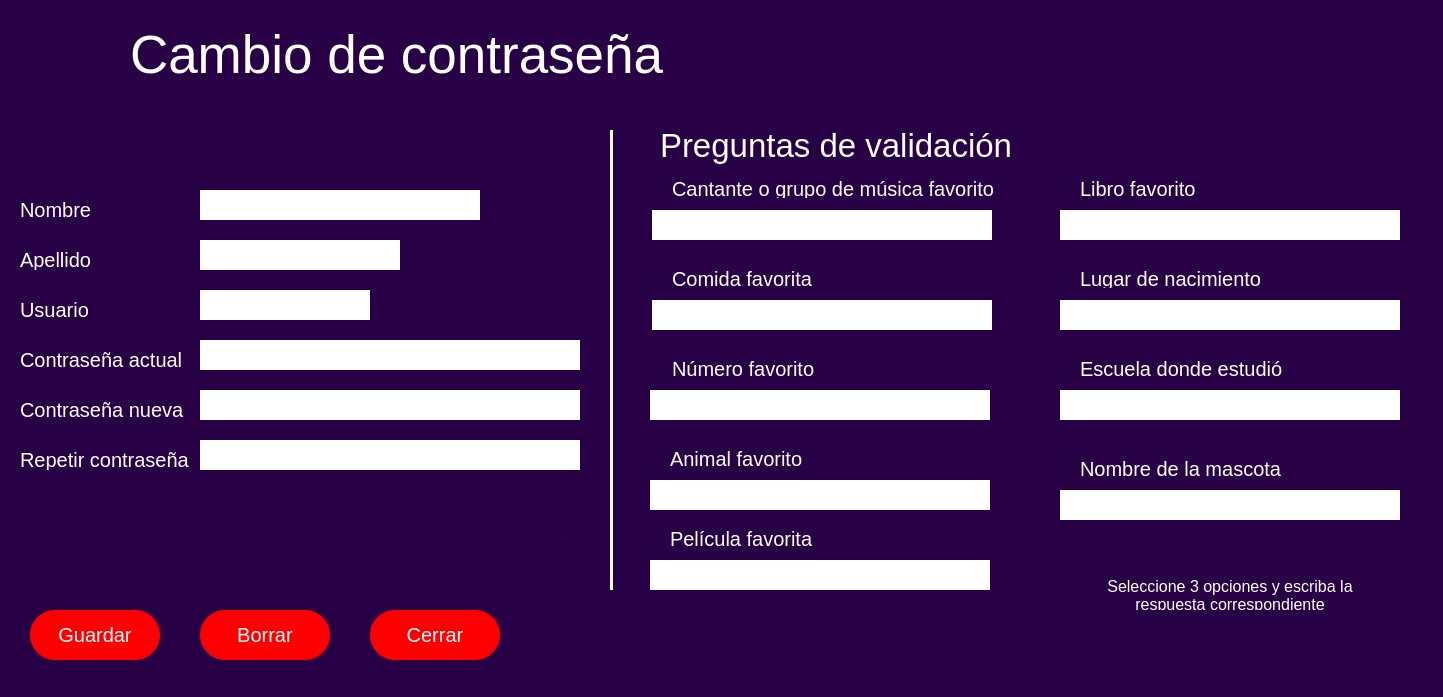
<?xml version="1.0" encoding="UTF-8"?>
<ui version="4.0">
 <class>frmCambioContrasenia</class>
 <widget class="QMainWindow" name="frmCambioContrasenia">
  <property name="geometry">
   <rect>
    <x>0</x>
    <y>0</y>
    <width>1443</width>
    <height>697</height>
   </rect>
  </property>
  <property name="windowTitle">
   <string>MainWindow</string>
  </property>
  <property name="windowOpacity">
   <double>0.000000000000000</double>
  </property>
  <property name="styleSheet">
   <string notr="true">background-color: rgb(40, 0, 70); border-radius: 50px;</string>
  </property>
  <widget class="QWidget" name="centralwidget">
   <widget class="QLabel" name="label">
    <property name="geometry">
     <rect>
      <x>20</x>
      <y>200</y>
      <width>80</width>
      <height>20</height>
     </rect>
    </property>
    <property name="font">
     <font>
      <pointsize>15</pointsize>
     </font>
    </property>
    <property name="styleSheet">
     <string notr="true">color: white;</string>
    </property>
    <property name="text">
     <string>Nombre</string>
    </property>
   </widget>
   <widget class="QLabel" name="label_2">
    <property name="geometry">
     <rect>
      <x>20</x>
      <y>250</y>
      <width>80</width>
      <height>20</height>
     </rect>
    </property>
    <property name="font">
     <font>
      <pointsize>15</pointsize>
     </font>
    </property>
    <property name="styleSheet">
     <string notr="true">color: white;</string>
    </property>
    <property name="text">
     <string>Apellido</string>
    </property>
   </widget>
   <widget class="QLabel" name="label_3">
    <property name="geometry">
     <rect>
      <x>20</x>
      <y>300</y>
      <width>80</width>
      <height>20</height>
     </rect>
    </property>
    <property name="font">
     <font>
      <pointsize>15</pointsize>
     </font>
    </property>
    <property name="styleSheet">
     <string notr="true">color: white;</string>
    </property>
    <property name="text">
     <string>Usuario</string>
    </property>
   </widget>
   <widget class="QLabel" name="label_4">
    <property name="geometry">
     <rect>
      <x>20</x>
      <y>400</y>
      <width>170</width>
      <height>20</height>
     </rect>
    </property>
    <property name="font">
     <font>
      <pointsize>15</pointsize>
     </font>
    </property>
    <property name="styleSheet">
     <string notr="true">color: white;</string>
    </property>
    <property name="text">
     <string>Contraseña nueva</string>
    </property>
   </widget>
   <widget class="QLabel" name="label_5">
    <property name="geometry">
     <rect>
      <x>20</x>
      <y>450</y>
      <width>180</width>
      <height>20</height>
     </rect>
    </property>
    <property name="font">
     <font>
      <pointsize>15</pointsize>
     </font>
    </property>
    <property name="styleSheet">
     <string notr="true">color: white;</string>
    </property>
    <property name="text">
     <string>Repetir contraseña</string>
    </property>
   </widget>
   <widget class="QLabel" name="label_6">
    <property name="geometry">
     <rect>
      <x>130</x>
      <y>30</y>
      <width>540</width>
      <height>50</height>
     </rect>
    </property>
    <property name="font">
     <font>
      <pointsize>40</pointsize>
      <italic>false</italic>
     </font>
    </property>
    <property name="styleSheet">
     <string notr="true">color: white;</string>
    </property>
    <property name="text">
     <string>Cambio de contraseña</string>
    </property>
   </widget>
   <widget class="QLabel" name="label_7">
    <property name="geometry">
     <rect>
      <x>20</x>
      <y>350</y>
      <width>170</width>
      <height>20</height>
     </rect>
    </property>
    <property name="font">
     <font>
      <pointsize>15</pointsize>
     </font>
    </property>
    <property name="styleSheet">
     <string notr="true">color: white;</string>
    </property>
    <property name="text">
     <string>Contraseña actual</string>
    </property>
   </widget>
   <widget class="QLineEdit" name="txtNombre">
    <property name="enabled">
     <bool>false</bool>
    </property>
    <property name="geometry">
     <rect>
      <x>200</x>
      <y>190</y>
      <width>280</width>
      <height>30</height>
     </rect>
    </property>
    <property name="font">
     <font>
      <pointsize>15</pointsize>
     </font>
    </property>
    <property name="styleSheet">
     <string notr="true">background-color: white; color black; border-radius: 0px;</string>
    </property>
    <property name="text">
     <string/>
    </property>
    <property name="echoMode">
     <enum>QLineEdit::Normal</enum>
    </property>
   </widget>
   <widget class="QLineEdit" name="txtApellido">
    <property name="enabled">
     <bool>false</bool>
    </property>
    <property name="geometry">
     <rect>
      <x>200</x>
      <y>240</y>
      <width>200</width>
      <height>30</height>
     </rect>
    </property>
    <property name="font">
     <font>
      <pointsize>15</pointsize>
     </font>
    </property>
    <property name="styleSheet">
     <string notr="true">background-color: white; color black; border-radius: 0px;</string>
    </property>
    <property name="text">
     <string/>
    </property>
   </widget>
   <widget class="QLineEdit" name="txtContraseniaActual">
    <property name="geometry">
     <rect>
      <x>200</x>
      <y>340</y>
      <width>380</width>
      <height>30</height>
     </rect>
    </property>
    <property name="font">
     <font>
      <pointsize>15</pointsize>
     </font>
    </property>
    <property name="styleSheet">
     <string notr="true">background-color: white; color black; border-radius: 0px;</string>
    </property>
    <property name="text">
     <string/>
    </property>
    <property name="echoMode">
     <enum>QLineEdit::Password</enum>
    </property>
   </widget>
   <widget class="QLineEdit" name="txtContraseniaNueva">
    <property name="geometry">
     <rect>
      <x>200</x>
      <y>390</y>
      <width>380</width>
      <height>30</height>
     </rect>
    </property>
    <property name="font">
     <font>
      <pointsize>15</pointsize>
     </font>
    </property>
    <property name="styleSheet">
     <string notr="true">background-color: white; color black; border-radius: 0px;</string>
    </property>
    <property name="text">
     <string/>
    </property>
    <property name="echoMode">
     <enum>QLineEdit::Password</enum>
    </property>
   </widget>
   <widget class="QLineEdit" name="txtContraseniaRepetir">
    <property name="geometry">
     <rect>
      <x>200</x>
      <y>440</y>
      <width>380</width>
      <height>30</height>
     </rect>
    </property>
    <property name="font">
     <font>
      <pointsize>15</pointsize>
     </font>
    </property>
    <property name="styleSheet">
     <string notr="true">background-color: white; color black; border-radius: 0px;</string>
    </property>
    <property name="text">
     <string/>
    </property>
    <property name="echoMode">
     <enum>QLineEdit::Password</enum>
    </property>
   </widget>
   <widget class="QLineEdit" name="txtUsuario">
    <property name="enabled">
     <bool>false</bool>
    </property>
    <property name="geometry">
     <rect>
      <x>200</x>
      <y>290</y>
      <width>170</width>
      <height>30</height>
     </rect>
    </property>
    <property name="font">
     <font>
      <pointsize>15</pointsize>
     </font>
    </property>
    <property name="styleSheet">
     <string notr="true">background-color: white; color black; border-radius: 0px;</string>
    </property>
    <property name="text">
     <string/>
    </property>
   </widget>
   <widget class="QToolButton" name="toolButton">
    <property name="geometry">
     <rect>
      <x>550</x>
      <y>530</y>
      <width>22</width>
      <height>20</height>
     </rect>
    </property>
    <property name="text">
     <string>...</string>
    </property>
   </widget>
   <widget class="QPushButton" name="btnGuardar">
    <property name="geometry">
     <rect>
      <x>30</x>
      <y>610</y>
      <width>130</width>
      <height>50</height>
     </rect>
    </property>
    <property name="font">
     <font>
      <pointsize>15</pointsize>
     </font>
    </property>
    <property name="styleSheet">
     <string notr="true">background-color: rgb(255, 0, 0); border-radius: 25px; color: white;</string>
    </property>
    <property name="text">
     <string>Guardar</string>
    </property>
   </widget>
   <widget class="QPushButton" name="btnBorrar">
    <property name="geometry">
     <rect>
      <x>200</x>
      <y>610</y>
      <width>130</width>
      <height>50</height>
     </rect>
    </property>
    <property name="font">
     <font>
      <pointsize>15</pointsize>
     </font>
    </property>
    <property name="styleSheet">
     <string notr="true">background-color: rgb(255, 0, 0); border-radius: 25px; color: white;</string>
    </property>
    <property name="text">
     <string>Borrar</string>
    </property>
   </widget>
   <widget class="QPushButton" name="btnCerrar">
    <property name="geometry">
     <rect>
      <x>370</x>
      <y>610</y>
      <width>130</width>
      <height>50</height>
     </rect>
    </property>
    <property name="font">
     <font>
      <pointsize>15</pointsize>
     </font>
    </property>
    <property name="styleSheet">
     <string notr="true">background-color: rgb(255, 0, 0); border-radius: 25px; color: white;</string>
    </property>
    <property name="text">
     <string>Cerrar</string>
    </property>
   </widget>
   <widget class="QPushButton" name="pushButton">
    <property name="geometry">
     <rect>
      <x>30</x>
      <y>30</y>
      <width>70</width>
      <height>70</height>
     </rect>
    </property>
    <property name="text">
     <string/>
    </property>
    <property name="icon">
     <iconset>
      <normalon>:/Imagenes/Configuracion_usuarios.png</normalon>
     </iconset>
    </property>
    <property name="iconSize">
     <size>
      <width>70</width>
      <height>70</height>
     </size>
    </property>
   </widget>
   <widget class="Line" name="line">
    <property name="geometry">
     <rect>
      <x>610</x>
      <y>130</y>
      <width>3</width>
      <height>460</height>
     </rect>
    </property>
    <property name="styleSheet">
     <string notr="true">background-color: white;</string>
    </property>
    <property name="lineWidth">
     <number>1</number>
    </property>
    <property name="orientation">
     <enum>Qt::Vertical</enum>
    </property>
   </widget>
   <widget class="QLabel" name="label_8">
    <property name="geometry">
     <rect>
      <x>660</x>
      <y>120</y>
      <width>540</width>
      <height>50</height>
     </rect>
    </property>
    <property name="font">
     <font>
      <pointsize>25</pointsize>
      <italic>false</italic>
     </font>
    </property>
    <property name="styleSheet">
     <string notr="true">color: white;</string>
    </property>
    <property name="text">
     <string>Preguntas de validación</string>
    </property>
   </widget>
   <widget class="QCheckBox" name="chkMusica">
    <property name="geometry">
     <rect>
      <x>652</x>
      <y>180</y>
      <width>350</width>
      <height>18</height>
     </rect>
    </property>
    <property name="font">
     <font>
      <pointsize>15</pointsize>
     </font>
    </property>
    <property name="styleSheet">
     <string notr="true">color:white;</string>
    </property>
    <property name="text">
     <string>Cantante o grupo de música favorito</string>
    </property>
   </widget>
   <widget class="QLineEdit" name="txtMusica">
    <property name="geometry">
     <rect>
      <x>652</x>
      <y>210</y>
      <width>340</width>
      <height>30</height>
     </rect>
    </property>
    <property name="font">
     <font>
      <pointsize>15</pointsize>
     </font>
    </property>
    <property name="styleSheet">
     <string notr="true">background-color: white; color black; border-radius: 0px;</string>
    </property>
    <property name="text">
     <string/>
    </property>
    <property name="echoMode">
     <enum>QLineEdit::Password</enum>
    </property>
   </widget>
   <widget class="QCheckBox" name="chkComida">
    <property name="geometry">
     <rect>
      <x>652</x>
      <y>270</y>
      <width>180</width>
      <height>18</height>
     </rect>
    </property>
    <property name="font">
     <font>
      <pointsize>15</pointsize>
     </font>
    </property>
    <property name="styleSheet">
     <string notr="true">color:white;</string>
    </property>
    <property name="text">
     <string>Comida favorita</string>
    </property>
   </widget>
   <widget class="QLineEdit" name="txtComida">
    <property name="geometry">
     <rect>
      <x>652</x>
      <y>300</y>
      <width>340</width>
      <height>30</height>
     </rect>
    </property>
    <property name="font">
     <font>
      <pointsize>15</pointsize>
     </font>
    </property>
    <property name="styleSheet">
     <string notr="true">background-color: white; color black; border-radius: 0px;</string>
    </property>
    <property name="text">
     <string/>
    </property>
    <property name="echoMode">
     <enum>QLineEdit::Password</enum>
    </property>
   </widget>
   <widget class="QCheckBox" name="chkNumero">
    <property name="geometry">
     <rect>
      <x>652</x>
      <y>360</y>
      <width>180</width>
      <height>18</height>
     </rect>
    </property>
    <property name="font">
     <font>
      <pointsize>15</pointsize>
     </font>
    </property>
    <property name="styleSheet">
     <string notr="true">color:white;</string>
    </property>
    <property name="text">
     <string>Número favorito</string>
    </property>
   </widget>
   <widget class="QLineEdit" name="txtNumero">
    <property name="geometry">
     <rect>
      <x>650</x>
      <y>390</y>
      <width>340</width>
      <height>30</height>
     </rect>
    </property>
    <property name="font">
     <font>
      <pointsize>15</pointsize>
     </font>
    </property>
    <property name="styleSheet">
     <string notr="true">background-color: white; color black; border-radius: 0px;</string>
    </property>
    <property name="text">
     <string/>
    </property>
    <property name="echoMode">
     <enum>QLineEdit::Password</enum>
    </property>
   </widget>
   <widget class="QCheckBox" name="chkAnimal">
    <property name="geometry">
     <rect>
      <x>650</x>
      <y>450</y>
      <width>180</width>
      <height>18</height>
     </rect>
    </property>
    <property name="font">
     <font>
      <pointsize>15</pointsize>
     </font>
    </property>
    <property name="styleSheet">
     <string notr="true">color:white;</string>
    </property>
    <property name="text">
     <string>Animal favorito</string>
    </property>
   </widget>
   <widget class="QLineEdit" name="txtAnimal">
    <property name="geometry">
     <rect>
      <x>650</x>
      <y>480</y>
      <width>340</width>
      <height>30</height>
     </rect>
    </property>
    <property name="font">
     <font>
      <pointsize>15</pointsize>
     </font>
    </property>
    <property name="styleSheet">
     <string notr="true">background-color: white; color black; border-radius: 0px;</string>
    </property>
    <property name="text">
     <string/>
    </property>
    <property name="echoMode">
     <enum>QLineEdit::Password</enum>
    </property>
   </widget>
   <widget class="QCheckBox" name="chkPelicula">
    <property name="geometry">
     <rect>
      <x>650</x>
      <y>530</y>
      <width>290</width>
      <height>18</height>
     </rect>
    </property>
    <property name="font">
     <font>
      <pointsize>15</pointsize>
     </font>
    </property>
    <property name="styleSheet">
     <string notr="true">color:white;</string>
    </property>
    <property name="text">
     <string>Película favorita</string>
    </property>
   </widget>
   <widget class="QLineEdit" name="txtPelicula">
    <property name="geometry">
     <rect>
      <x>650</x>
      <y>560</y>
      <width>340</width>
      <height>30</height>
     </rect>
    </property>
    <property name="font">
     <font>
      <pointsize>15</pointsize>
     </font>
    </property>
    <property name="styleSheet">
     <string notr="true">background-color: white; color black; border-radius: 0px;</string>
    </property>
    <property name="text">
     <string/>
    </property>
    <property name="echoMode">
     <enum>QLineEdit::Password</enum>
    </property>
   </widget>
   <widget class="QCheckBox" name="chkLibro">
    <property name="geometry">
     <rect>
      <x>1060</x>
      <y>180</y>
      <width>240</width>
      <height>18</height>
     </rect>
    </property>
    <property name="font">
     <font>
      <pointsize>15</pointsize>
     </font>
    </property>
    <property name="styleSheet">
     <string notr="true">color:white;</string>
    </property>
    <property name="text">
     <string>Libro favorito</string>
    </property>
   </widget>
   <widget class="QLineEdit" name="txtLibro">
    <property name="geometry">
     <rect>
      <x>1060</x>
      <y>210</y>
      <width>340</width>
      <height>30</height>
     </rect>
    </property>
    <property name="font">
     <font>
      <pointsize>15</pointsize>
     </font>
    </property>
    <property name="styleSheet">
     <string notr="true">background-color: white; color black; border-radius: 0px;</string>
    </property>
    <property name="text">
     <string/>
    </property>
    <property name="echoMode">
     <enum>QLineEdit::Password</enum>
    </property>
   </widget>
   <widget class="QCheckBox" name="chkLugarNacimiento">
    <property name="geometry">
     <rect>
      <x>1060</x>
      <y>270</y>
      <width>240</width>
      <height>18</height>
     </rect>
    </property>
    <property name="font">
     <font>
      <pointsize>15</pointsize>
     </font>
    </property>
    <property name="styleSheet">
     <string notr="true">color:white;</string>
    </property>
    <property name="text">
     <string>Lugar de nacimiento</string>
    </property>
   </widget>
   <widget class="QLineEdit" name="txtLugarNacimiento">
    <property name="geometry">
     <rect>
      <x>1060</x>
      <y>300</y>
      <width>340</width>
      <height>30</height>
     </rect>
    </property>
    <property name="font">
     <font>
      <pointsize>15</pointsize>
     </font>
    </property>
    <property name="styleSheet">
     <string notr="true">background-color: white; color black; border-radius: 0px;</string>
    </property>
    <property name="text">
     <string/>
    </property>
    <property name="echoMode">
     <enum>QLineEdit::Password</enum>
    </property>
   </widget>
   <widget class="QCheckBox" name="chkEscuela">
    <property name="geometry">
     <rect>
      <x>1060</x>
      <y>360</y>
      <width>240</width>
      <height>18</height>
     </rect>
    </property>
    <property name="font">
     <font>
      <pointsize>15</pointsize>
     </font>
    </property>
    <property name="styleSheet">
     <string notr="true">color:white;</string>
    </property>
    <property name="text">
     <string>Escuela donde estudió</string>
    </property>
   </widget>
   <widget class="QLineEdit" name="txtEscuela">
    <property name="geometry">
     <rect>
      <x>1060</x>
      <y>390</y>
      <width>340</width>
      <height>30</height>
     </rect>
    </property>
    <property name="font">
     <font>
      <pointsize>15</pointsize>
     </font>
    </property>
    <property name="styleSheet">
     <string notr="true">background-color: white; color black; border-radius: 0px;</string>
    </property>
    <property name="text">
     <string/>
    </property>
    <property name="echoMode">
     <enum>QLineEdit::Password</enum>
    </property>
   </widget>
   <widget class="QCheckBox" name="chkMascota">
    <property name="geometry">
     <rect>
      <x>1060</x>
      <y>460</y>
      <width>240</width>
      <height>18</height>
     </rect>
    </property>
    <property name="font">
     <font>
      <pointsize>15</pointsize>
     </font>
    </property>
    <property name="styleSheet">
     <string notr="true">color:white;</string>
    </property>
    <property name="text">
     <string>Nombre de la mascota</string>
    </property>
   </widget>
   <widget class="QLineEdit" name="txtMascota">
    <property name="geometry">
     <rect>
      <x>1060</x>
      <y>490</y>
      <width>340</width>
      <height>30</height>
     </rect>
    </property>
    <property name="font">
     <font>
      <pointsize>15</pointsize>
     </font>
    </property>
    <property name="styleSheet">
     <string notr="true">background-color: white; color black; border-radius: 0px;</string>
    </property>
    <property name="text">
     <string/>
    </property>
    <property name="echoMode">
     <enum>QLineEdit::Password</enum>
    </property>
   </widget>
   <widget class="QLabel" name="label_9">
    <property name="geometry">
     <rect>
      <x>1100</x>
      <y>580</y>
      <width>260</width>
      <height>30</height>
     </rect>
    </property>
    <property name="font">
     <font>
      <pointsize>12</pointsize>
     </font>
    </property>
    <property name="styleSheet">
     <string notr="true">color:white;</string>
    </property>
    <property name="text">
     <string>Seleccione 3 opciones y escriba la respuesta correspondiente</string>
    </property>
    <property name="alignment">
     <set>Qt::AlignCenter</set>
    </property>
    <property name="wordWrap">
     <bool>true</bool>
    </property>
   </widget>
  </widget>
 </widget>
 <resources>
  <include location="../Recursos/Iconos.qrc"/>
 </resources>
 <connections/>
</ui>
